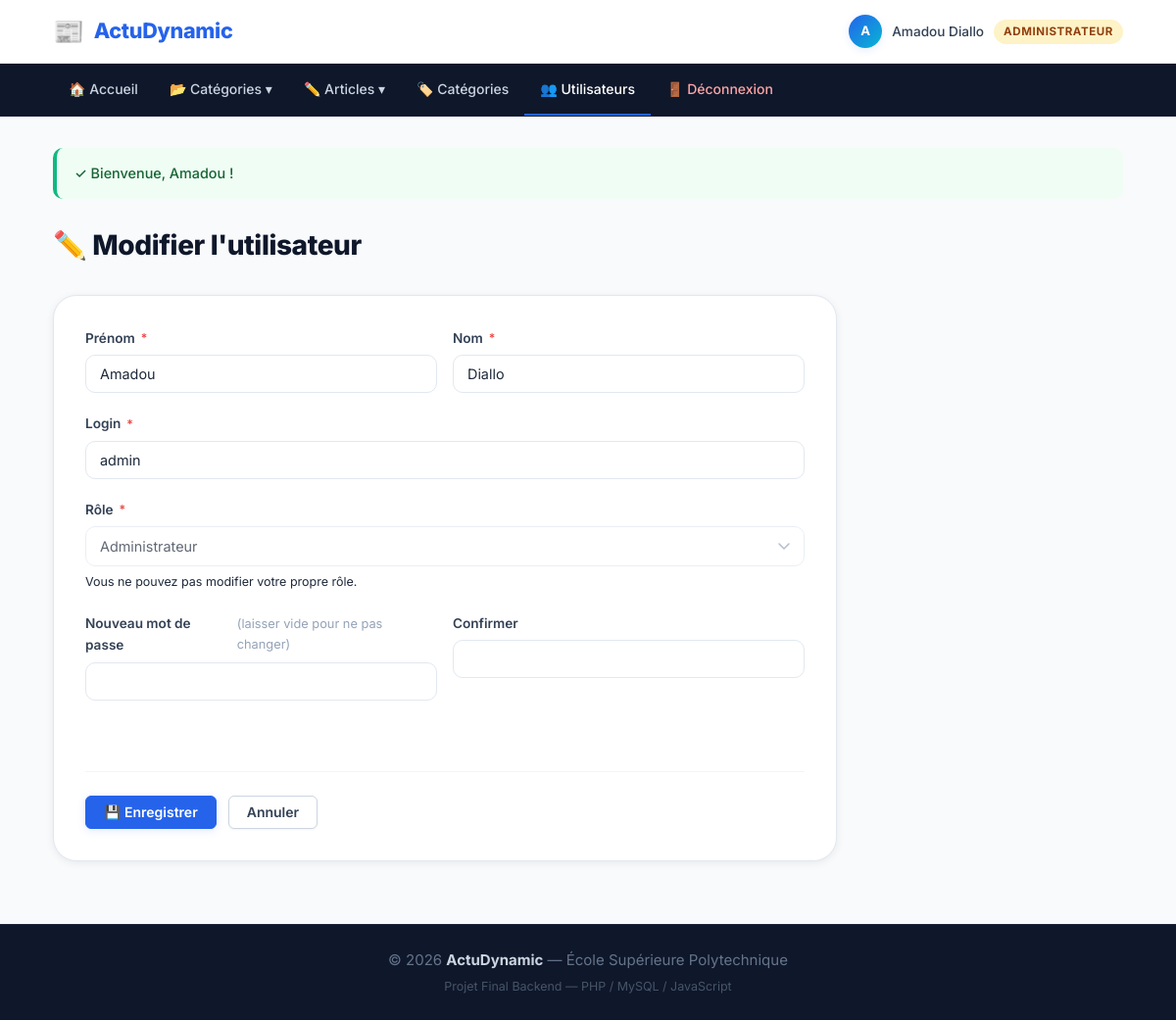
/utilisateurs/modifier.php?id=1 (signed in), run on the app's committed database.
### tables this page shows
CREATE TABLE IF NOT EXISTS utilisateurs (
    id INT AUTO_INCREMENT PRIMARY KEY,
    nom VARCHAR(100) NOT NULL,
    prenom VARCHAR(100) NOT NULL,
    login VARCHAR(50) NOT NULL UNIQUE,
    mot_de_passe VARCHAR(255) NOT NULL,
    role ENUM('visiteur', 'editeur', 'administrateur') NOT NULL DEFAULT 'editeur',
    created_at DATETIME DEFAULT CURRENT_TIMESTAMP
);

### utilisateurs/modifier.php (the view, shortened to what this page needs)
<?php
require_once __DIR__ . '/../config.php';
$id = (int)($_GET['id'] ?? $_POST['id'] ?? 0);
$pdo  = getDB();
$stmt = $pdo->prepare("SELECT * FROM utilisateurs WHERE id=:id");
$stmt->execute([':id'=>$id]);
$user = $stmt->fetch();
include __DIR__ . '/../entete.php';
include __DIR__ . '/../menu.php';
?>
<div class="page-header"><h1>✏️ Modifier l'utilisateur</h1></div>
<form method="POST" action="<?= url('utilisateurs/modifier.php') ?>?id=<?= $id ?>" id="formUtilisateur" novalidate class="form-card">
    <div class="form-row">
        <div class="form-group">
            <label for="prenom">Prénom <span class="required">*</span></label>
            <input type="text" id="prenom" name="prenom" class="form-control" value="<?= escape($_POST['prenom']??$user['prenom']) ?>">
        </div>
        <div class="form-group">
            <label for="nom">Nom <span class="required">*</span></label>
            <input type="text" id="nom" name="nom" class="form-control" value="<?= escape($_POST['nom']??$user['nom']) ?>">
        </div>
    </div>
    <div class="form-group">
        <label for="login">Login <span class="required">*</span></label>
        <input type="text" id="login" name="login" class="form-control" value="<?= escape($_POST['login']??$user['login']) ?>">
    </div>
    <div class="form-group">
        <label for="role">Rôle <span class="required">*</span></label>
        <select id="role" name="role" class="form-control" <?= $id===$_SESSION['user_id']?'disabled':'' ?>>
            <option value="administrateur" <?= $user['role']==='administrateur'?'selected':'' ?>>Administrateur</option>
        </select>
        <?php if ($id===$_SESSION['user_id']): ?>
            <small>Vous ne pouvez pas modifier votre propre rôle.</small>
        <?php endif; ?>
    </div>
    <div class="form-row">
        <div class="form-group">
            <label for="mot_de_passe">Nouveau mot de passe <span class="optional">(laisser vide pour ne pas changer)</span></label>
            <input type="password" id="mot_de_passe" name="mot_de_passe" class="form-control">
            <span class="field-error" id="errorMdp"></span>
        </div>
        <div class="form-group">
            <label for="mot_de_passe2">Confirmer</label>
            <input type="password" id="mot_de_passe2" name="mot_de_passe2" class="form-control">
            <span class="field-error" id="errorMdp2"></span>
        </div>
    </div>
    <div class="form-actions">
        <button type="submit" class="btn btn-primary">💾 Enregistrer</button>
        <a href="<?= url('utilisateurs/liste.php') ?>" class="btn btn-secondary">Annuler</a>
    </div>
</form>
<?php include __DIR__ . '/../pied.php'; ?>

### assets/css/style.css (style rules this page uses)
:root { --primary: #2563eb; --primary-dark: #1d4ed8; --primary-light: #eff6ff; --primary-glow: rgba(37,99,235,.12); --accent: #06b6d4; --success: #10b981; --danger: #ef4444; --warning: #f59e0b; --gray-50: #f8fafc; --gray-100: #f1f5f9; --gray-200: #e2e8f0; --gray-300: #cbd5e1; --gray-400: #94a3b8; --gray-500: #64748b; --gray-600: #475569; --gray-700: #334155; --gray-800: #1e293b; --gray-900: #0f172a; --white: #ffffff; --radius-sm: 6px; --radius: 10px; --radius-lg: 16px; --radius-xl: 24px; --shadow-xs: 0 1px 2px rgba(0,0,0,.05); --shadow-sm: 0 2px 8px rgba(0,0,0,.07); --shadow-md: 0 4px 20px rgba(0,0,0,.10); --shadow-lg: 0 8px 32px rgba(0,0,0,.13); --transition: .2s cubic-bezier(.4,0,.2,1); }
*, *::before, *::after { box-sizing: border-box; margin: 0; padding: 0; }
html { scroll-behavior: smooth; }
body { font-family: 'Inter', system-ui, -apple-system, sans-serif; font-size: 15px; line-height: 1.65; color: var(--gray-800); background: var(--gray-50); min-height: 100vh; display: flex; flex-direction: column; }
a { color: var(--primary); text-decoration: none; transition: color var(--transition); }
.page-header { display: flex; align-items: center; justify-content: space-between; margin-bottom: 28px; flex-wrap: wrap; gap: 14px; }
.page-header h1 { font-size: 1.75rem; font-weight: 800; color: var(--gray-900); letter-spacing: -.4px; }
.btn { display: inline-flex; align-items: center; gap: 7px; padding: 9px 18px; border-radius: var(--radius-sm); border: 1.5px solid transparent; cursor: pointer; font-size: .875rem; font-weight: 600; font-family: inherit; transition: all var(--transition); text-decoration: none !important; white-space: nowrap; line-height: 1; }
.btn-primary { background: var(--primary); color: white; border-color: var(--primary); box-shadow: 0 2px 8px var(--primary-glow); }
.btn-secondary { background: var(--white); color: var(--gray-700); border-color: var(--gray-300); box-shadow: var(--shadow-xs); }
.form-card { background: var(--white); border-radius: var(--radius-xl); border: 1px solid var(--gray-200); box-shadow: var(--shadow-sm); padding: 32px; max-width: 800px; }
.form-group { display: flex; flex-direction: column; gap: 6px; margin-bottom: 20px; }
.form-row { display: grid; grid-template-columns: 1fr 1fr; gap: 16px; }
label { font-weight: 600; font-size: .85rem; color: var(--gray-700); display: flex; align-items: center; gap: 6px; }
.required { color: var(--danger); font-size: .9em; }
.optional { font-weight: 400; color: var(--gray-400); font-size: .8rem; }
.form-control { padding: 10px 14px; border: 1.5px solid var(--gray-200); border-radius: var(--radius); font-size: .9rem; font-family: inherit; color: var(--gray-800); background: var(--white); transition: border-color var(--transition), box-shadow var(--transition); }
select.form-control { cursor: pointer; appearance: none; background-repeat: no-repeat; background-position: right 14px center; padding-right: 40px; }
.field-error { font-size: .8rem; color: var(--danger); min-height: 18px; display: flex; align-items: center; gap: 4px; }
.form-actions { display: flex; gap: 12px; margin-top: 28px; padding-top: 24px; border-top: 1px solid var(--gray-100); flex-wrap: wrap; }

### data on the page
utilisateurs: prenom "Amadou", nom "Diallo", login "admin", role "Administrateur"

### other printed values
SITE_NAME "ActuDynamic"
substr($_SESSION['prenom'], 0, 1) "A"
$_SESSION['prenom'] . ' ' . $_SESSION['nom'] "Amadou Diallo"
$_SESSION['role'] "ADMINISTRATEUR"
$icon "✓"
$msg "Bienvenue, Amadou !"
